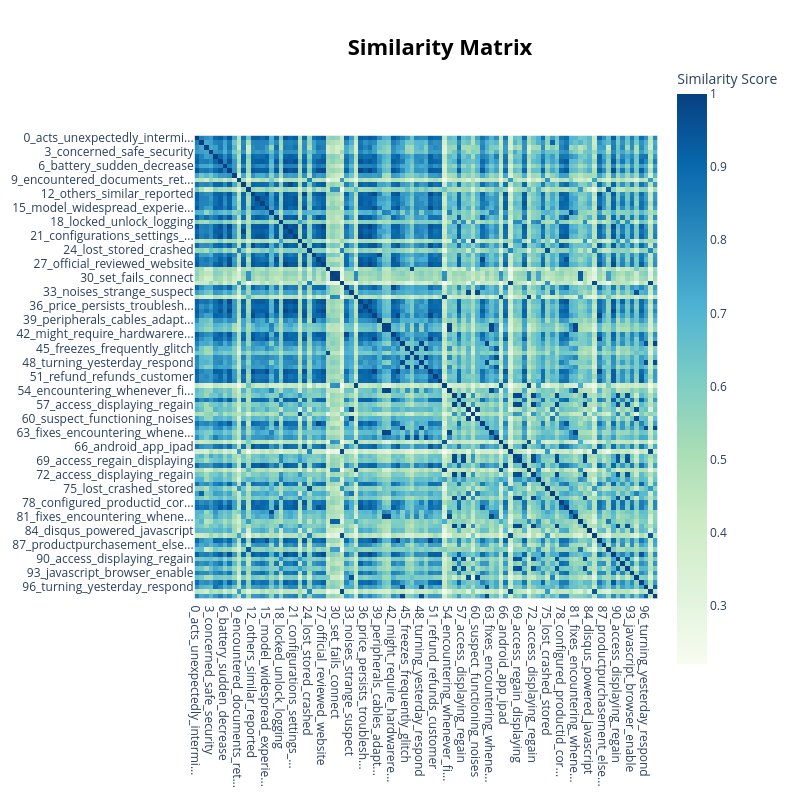

Source (notebook cell):
### Code cell
# Heatmap of Topic Similarities
display(topic_model.visualize_heatmap())

### Figure 1 — Plotly figure (JSON) as saved in the notebook; plotly's stock layout.template omitted (floating-point values rounded to 4 significant figures; data arrays with more than 128 entries replaced by an {"elided": "..."} marker saying what was removed)
{"data": [{"coloraxis": "coloraxis", "hovertemplate": "x: %{x}<br>y: %{y}<br>Similarity Score: %{z}<extra></extra>", "name": "0", "type": "heatmap", "x": ["0_acts_unexpectedly_intermi...", "1_popping_errormessage_pecu...", "2_desired_through_find", "3_concerned_safe_security", "4_afterward_firmware_happen...", "5_factory_performed_hoping", "6_battery_sudden_decrease", "7_unresolved_remains_contac...", "8_charger_charging_came", "9_encountered_documents_ret...", "10_none_updates_checked", "11_connection_internet_esta...", "12_others_similar_reported", "13_consistently_occurs_feat...", "14_cache_clearing_app", "15_model_widespread_experie...", "16_unexpected_causing_errors", "17_rely_tasks_heavily", "18_locked_unlock_logging", "19_manual_mentioned_user", "20_latest_running_version", "21_configurations_settings_...", "22_password_forgotten_account", "23_configured_correctly_eve...", "24_lost_stored_crashed", "25_cables_adapters_peripher...", "26_as_affecting_assistance", "27_official_reviewed_website", "28_flickering_hardware_screen", "29_connect_set_fails", "30_set_fails_connect", "31_deleted_accidentally_urg...", "32_might_hardwarerelated_wo...", "33_noises_strange_suspect", "34_connecting_wifi_detect", "35_support_official_reviewed", "36_price_persists_troublesh...", "37_tutorials_luck_community", "38_recent_occurring_havent", "39_peripherals_cables_adapt...", "40_encountering_crashes_fixes", "41_crashes_fixes_encountering", "42_might_require_hardwarere...", "43_occurring_recent_havent", "44_turning_yesterday_respond", "45_freezes_frequently_glitch", "46_flickering_hardware_screen", "47_glitch_freezes_frequently", "48_turning_yesterday_respond", "49_glitch_freezes_frequently", "50_occurring_recent_havent", "51_refund_refunds_customer", "52_card_credit_gift", "53_connecting_home_detect", "54_encountering_whenever_fi...", "55_access_displaying_regain", "56_cart_add_your", "57_access_displaying_regain", "58_suspect_functioning_noises", "59_password_account_forgotten", "60_suspect_functioning_noises", "61_as_affecting_assistance", "62_turning_yesterday_respond", "63_fixes_encountering_whene...", "64_solution_freezes_frequen...", "65_connecting_trouble_home", "66_android_app_ipad", "67_deleted_urgently_acciden...", "68_access_displaying_regain", "69_access_regain_displaying", "70_app_apps_347", "71_connecting_although_detect", "72_access_displaying_regain", "73_says_connecting_logging", "74_invoice_payment_will", "75_lost_crashed_stored", "76_suspect_functioning_stra...", "77_access_displaying_regain", "78_configured_productid_cor...", "79_as_affecting_assistance", "80_unexpected_causing_errors", "81_fixes_encountering_whene...", "82_fails_connect_set", "83_access_displaying_regain", "84_disqus_powered_javascript", "85_deleted_accidentally_urg...", "86_occurring_recent_havent", "87_productpurchasement_else...", "88_internet_disconnecting_e...", "89_loan_followed_user", "90_access_displaying_regain", "91_productpurchases_support...", "92_access_displaying_regain", "93_javascript_browser_enable", "94_suspect_functioning_noises", "95_paypal_payment_completed", "96_turning_yesterday_respond", "97_deleted_accidentally_imp...", "98_turning_yesterday_respond"], "xaxis": "x", "y": ["0_acts_unexpectedly_intermi...", "1_popping_errormessage_pecu...", "2_desired_through_find", "3_concerned_safe_security", "4_afterward_firmware_happen...", "5_factory_performed_hoping", "6_battery_sudden_decrease", "7_unresolved_remains_contac...", "8_charger_charging_came", "9_encountered_documents_ret...", "10_none_updates_checked", "11_connection_internet_esta...", "12_others_similar_reported", "13_consistently_occurs_feat...", "14_cache_clearing_app", "15_model_widespread_experie...", "16_unexpected_causing_errors", "17_rely_tasks_heavily", "18_locked_unlock_logging", "19_manual_mentioned_user", "20_latest_running_version", "21_configurations_settings_...", "22_password_forgotten_account", "23_configured_correctly_eve...", "24_lost_stored_crashed", "25_cables_adapters_peripher...", "26_as_affecting_assistance", "27_official_reviewed_website", "28_flickering_hardware_screen", "29_connect_set_fails", "30_set_fails_connect", "31_deleted_accidentally_urg...", "32_might_hardwarerelated_wo...", "33_noises_strange_suspect", "34_connecting_wifi_detect", "35_support_official_reviewed", "36_price_persists_troublesh...", "37_tutorials_luck_community", "38_recent_occurring_havent", "39_peripherals_cables_adapt...", "40_encountering_crashes_fixes", "41_crashes_fixes_encountering", "42_might_require_hardwarere...", "43_occurring_recent_havent", "44_turning_yesterday_respond", "45_freezes_frequently_glitch", "46_flickering_hardware_screen", "47_glitch_freezes_frequently", "48_turning_yesterday_respond", "49_glitch_freezes_frequently", "50_occurring_recent_havent", "51_refund_refunds_customer", "52_card_credit_gift", "53_connecting_home_detect", "54_encountering_whenever_fi...", "55_access_displaying_regain", "56_cart_add_your", "57_access_displaying_regain", "58_suspect_functioning_noises", "59_password_account_forgotten", "60_suspect_functioning_noises", "61_as_affecting_assistance", "62_turning_yesterday_respond", "63_fixes_encountering_whene...", "64_solution_freezes_frequen...", "65_connecting_trouble_home", "66_android_app_ipad", "67_deleted_urgently_acciden...", "68_access_displaying_regain", "69_access_regain_displaying", "70_app_apps_347", "71_connecting_although_detect", "72_access_displaying_regain", "73_says_connecting_logging", "74_invoice_payment_will", "75_lost_crashed_stored", "76_suspect_functioning_stra...", "77_access_displaying_regain", "78_configured_productid_cor...", "79_as_affecting_assistance", "80_unexpected_causing_errors", "81_fixes_encountering_whene...", "82_fails_connect_set", "83_access_displaying_regain", "84_disqus_powered_javascript", "85_deleted_accidentally_urg...", "86_occurring_recent_havent", "87_productpurchasement_else...", "88_internet_disconnecting_e...", "89_loan_followed_user", "90_access_displaying_regain", "91_productpurchases_support...", "92_access_displaying_regain", "93_javascript_browser_enable", "94_suspect_functioning_noises", "95_paypal_payment_completed", "96_turning_yesterday_respond", "97_deleted_accidentally_imp...", "98_turning_yesterday_respond"], "yaxis": "y", "z": {"elided": "99x99 float values"}}], "layout": {"coloraxis": {"colorbar": {"title": {"text": "Similarity Score"}}, "colorscale": [[0, "rgb(247,252,240)"], [0.125, "rgb(224,243,219)"], [0.25, "rgb(204,235,197)"], [0.375, "rgb(168,221,181)"], [0.5, "rgb(123,204,196)"], [0.625, "rgb(78,179,211)"], [0.75, "rgb(43,140,190)"], [0.875, "rgb(8,104,172)"], [1, "rgb(8,64,129)"]]}, "height": 800, "hoverlabel": {"bgcolor": "white", "font": {"family": "Rockwell", "size": 16}}, "legend": {"title": {"text": "Trend"}}, "margin": {"t": 60}, "showlegend": true, "title": {"font": {"color": "Black", "size": 22}, "text": "<b>Similarity Matrix</b>", "x": 0.55, "xanchor": "center", "y": 0.95, "yanchor": "top"}, "width": 800, "xaxis": {"anchor": "y", "constrain": "domain", "domain": [0, 1], "scaleanchor": "y"}, "yaxis": {"anchor": "x", "autorange": "reversed", "constrain": "domain", "domain": [0, 1]}}}
